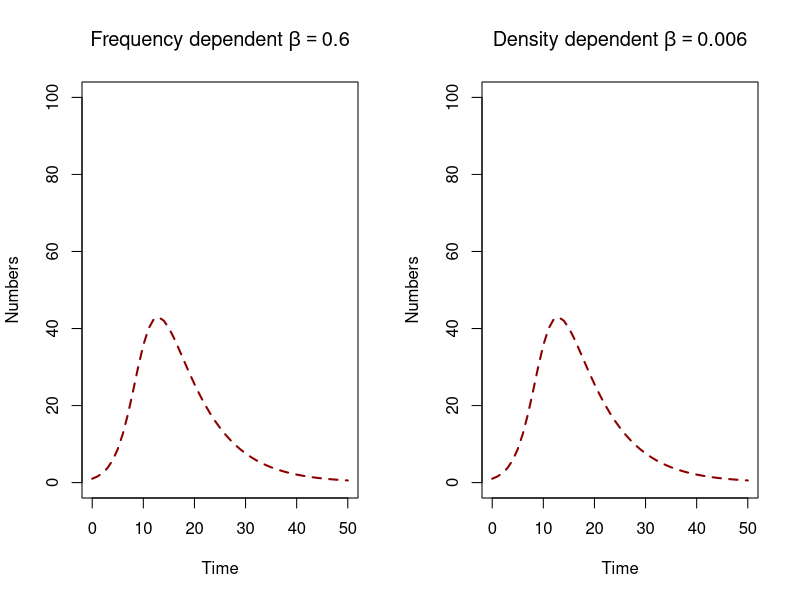

The R source for this figure:
## ---- chunk 1
library(deSolve)
## ---- chunk 2
SIR_numbers_dens_model <- function(time, state_var, pars) {
  # Extract state variables
  S <- state_var["S"]
  I <- state_var["I"]
  R <- state_var["R"]
  # Extract model parameters
  beta <- pars["beta"]
  gamma <- pars["gamma"]
  # The differential equations
  dS <- -(beta * S * I)
  dI <- (beta * S * I) - gamma * I
  dR <- gamma * I
  # Return the derivatives as a list
  sol <- list(c(dS, dI, dR))
  return(sol)
}

SIR_numbers_freq_model <- function(time, state_var, pars) {
  # Extract state variables
  S <- state_var["S"]
  I <- state_var["I"]
  R <- state_var["R"]
  N <- S + I + R
  # Extract model parameters
  beta <- pars["beta"]
  gamma <- pars["gamma"]
  # The differential equations
  dS <- -beta * S * I / N
  dI <- beta * S * I / N - gamma * I
  dR <- gamma * I
  # Return the derivatives as a list
  sol <- list(c(dS, dI, dR))
  return(sol)
}

# Define time to solve equations
times <- seq(from = 0, to = 50, by = 1)


N <- 100
I0 <- 1
state_var_numbers <- c(S = N - I0, I = I0, R = 0)

# What are our parameter values?
pars <- c(beta = 0.6, gamma = 0.14)
pars_dens <- c(beta = 0.6 / N, gamma = 0.14)

solution_freq_numbers <- as.data.frame(ode(y = state_var_numbers, times = times,
                                           func = SIR_numbers_freq_model,
                                           parms = pars, method = "rk4"))

solution_dens_numbers <- as.data.frame(ode(y = state_var_numbers, times = times,
                                           func = SIR_numbers_dens_model,
                                           parms = pars_dens, method = "rk4"))

par(mfrow = c(1, 2))
plot(solution_freq_numbers$time, solution_freq_numbers$I, col = "darkred",
     lwd = 2, lty = 2, type = "l", ylim = c(0, N), ylab = "Numbers",
     xlab = "Time", main =  bquote("Frequency dependent" ~ beta == .(0.6)))
plot(solution_dens_numbers$time, solution_dens_numbers$I, col = "darkred",
     lwd = 2, lty = 2, type = "l", ylim = c(0, N), ylab = "Numbers",
     xlab = "Time", main = bquote("Density dependent" ~  beta == .(0.6 / N)))
